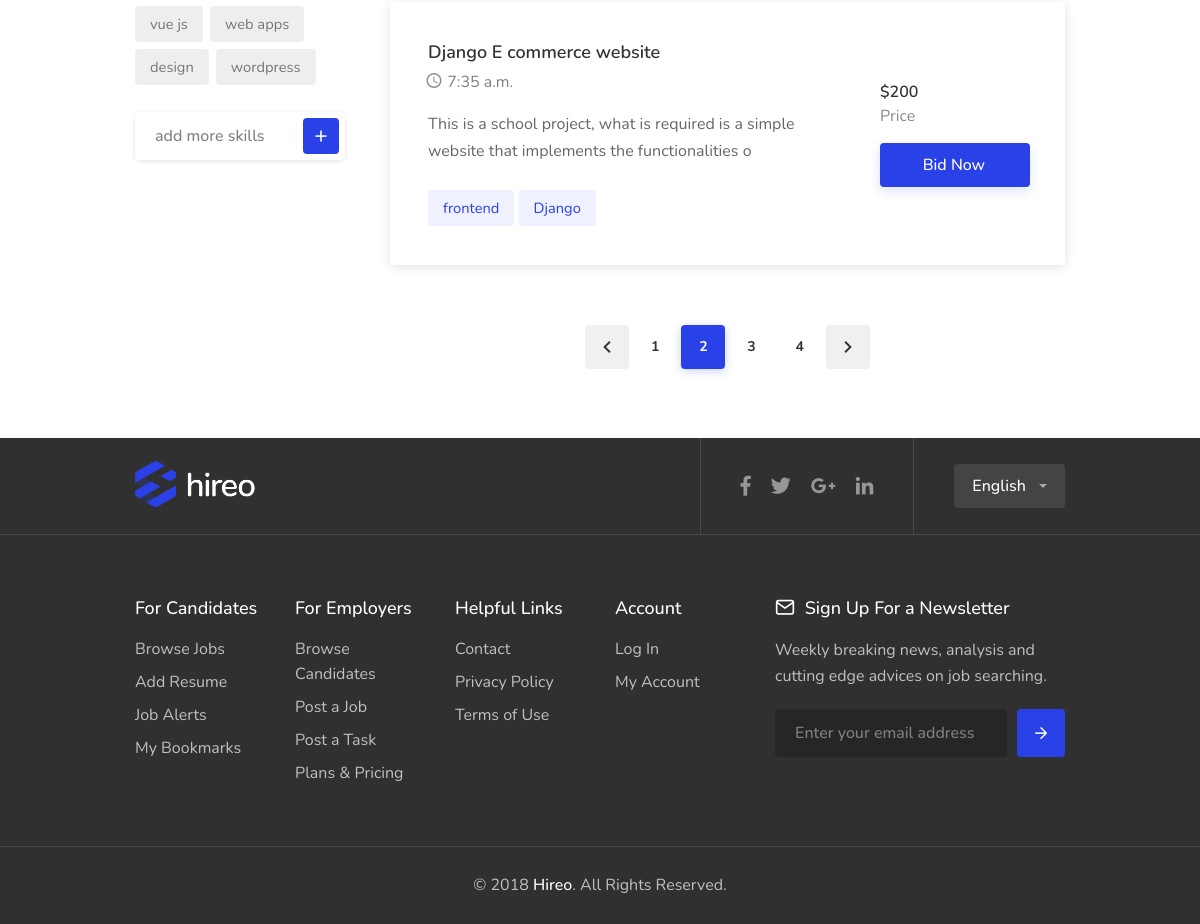
Before: /job/list/ (lower part) with the older database file.
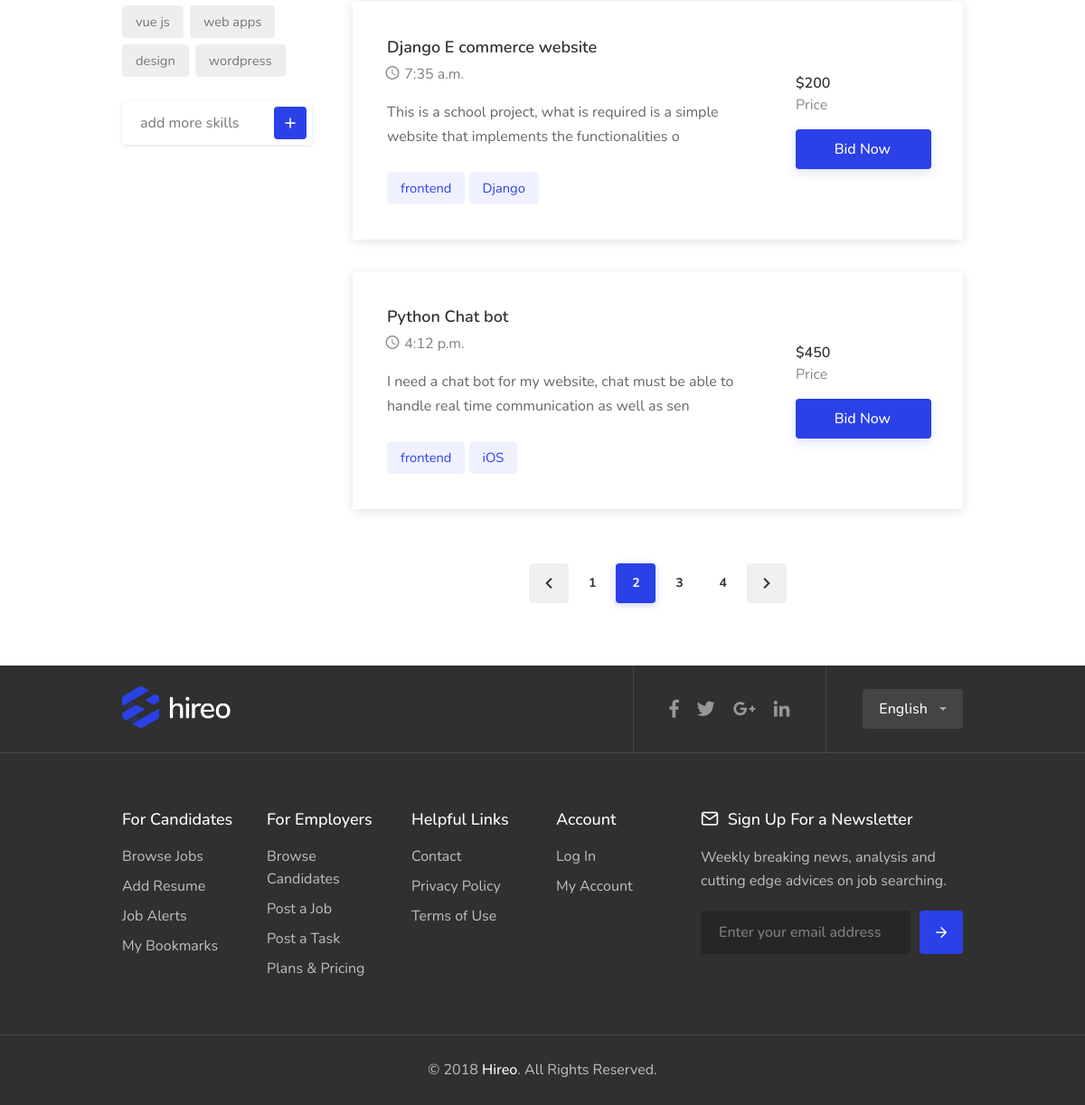
After: the same page with the newer database file.
### job/models.py (models this page shows, shortened)
class Job(models.Model):
    author = models.ForeignKey(User, on_delete=models.CASCADE)
    title = models.CharField(max_length=200)
    job_type = models.ForeignKey(Type, on_delete=models.DO_NOTHING)
    job_category = models.ForeignKey(Category, on_delete=models.DO_NOTHING)
    cost = models.IntegerField(default=100)
    skill = models.ManyToManyField(Skill, blank=True)
    date_created = models.DateTimeField(default=timezone.now)
    description = models.CharField(max_length=10000)

class Skill(models.Model):
    title = models.CharField(max_length=100)
    def __str__(self):
        return self.title

### job/views.py (the view)
# urls.py: path('job/list/', JobListView.as_view(), name='job-list'),
class JobListView(ListView):
    model = Job
    context_object_name = 'tasks'

### job/templates/job/job_list.html (shortened to what this page needs)
{% extends 'job/base.html' %}
{% block content %}
<div class="container">
	<div class="row">
		<div class="col-xl-3 col-lg-4">
			<div class="sidebar-container">
				<div class="sidebar-widget">
					<div class="tags-container">
						<div class="tag">
							<label for="tag4">vue js</label>
						</div>
						<div class="tag">
							<label for="tag5">web apps</label>
						</div>
						<div class="tag">
							<label for="tag6">design</label>
						</div>
						<div class="tag">
							<label for="tag7">wordpress</label>
						</div>
					</div>
					<div class="keywords-container margin-top-20">
						<div class="keyword-input-container">
							<input type="text" class="keyword-input" placeholder="add more skills"/>
							<button class="keyword-input-button ripple-effect"><i class="icon-material-outline-add"></i></button>
						</div>
					</div>
				</div>
			</div>
		</div>
		<div class="col-xl-9 col-lg-8 content-left-offset">
            {% for task in tasks %}
			<div class="tasks-list-container compact-list margin-top-35">
				<a href="{% url 'job-detail' task.id %}" class="task-listing">
					<div class="task-listing-details">
						<div class="task-listing-description">
							<h3 class="task-listing-title">{{ task.title }}</h3>
							<ul class="task-icons">
								<li><i class="icon-material-outline-access-time"></i> {{ task.date_created|date:'P'}}</li>
							</ul>
							<p class="task-listing-text">{{ task.description|stringformat:".100s" }}</p>
							<div class="task-tags">
								{% for skill in task.skill.all %}
								<span>{{ skill }}</span>
								{% endfor %}
							</div>
						</div>
					</div>
					<div class="task-listing-bid">
						<div class="task-listing-bid-inner">
							<div class="task-offers">
								<strong>${{ task.cost }}</strong>
								<span>Price</span>
							</div>
							<span class="button button-sliding-icon ripple-effect">Bid Now </span>
						</div>
					</div>
				</a>
			</div>
            {% endfor %}
			<div class="row">
				<div class="col-md-12">
					<div class="pagination-container margin-top-60 margin-bottom-60">
						<nav class="pagination">
							<ul>
								<li class="pagination-arrow"><a href="#" class="ripple-effect"><i class="icon-material-outline-keyboard-arrow-left"></i></a></li>
								<li><a href="#" class="ripple-effect">1</a></li>
								<li><a href="#" class="current-page ripple-effect">2</a></li>
								<li><a href="#" class="ripple-effect">3</a></li>
								<li><a href="#" class="ripple-effect">4</a></li>
								<li class="pagination-arrow"><a href="#" class="ripple-effect"><i class="icon-material-outline-keyboard-arrow-right"></i></a></li>
							</ul>
						</nav>
					</div>
				</div>
			</div>
		</div>
	</div>
</div>
{% endblock content %}

Changed rows visible on the page:
added Job: title "Python Chat bot", date_created "4:12 p.m.", description "I need a chat bot for my website, chat must be able to handle real time communication as well as sen", cost "450", Skill (title "frontend")
now on this page (row unchanged): Skill: title "iOS", shown under "Python Chat bot"
